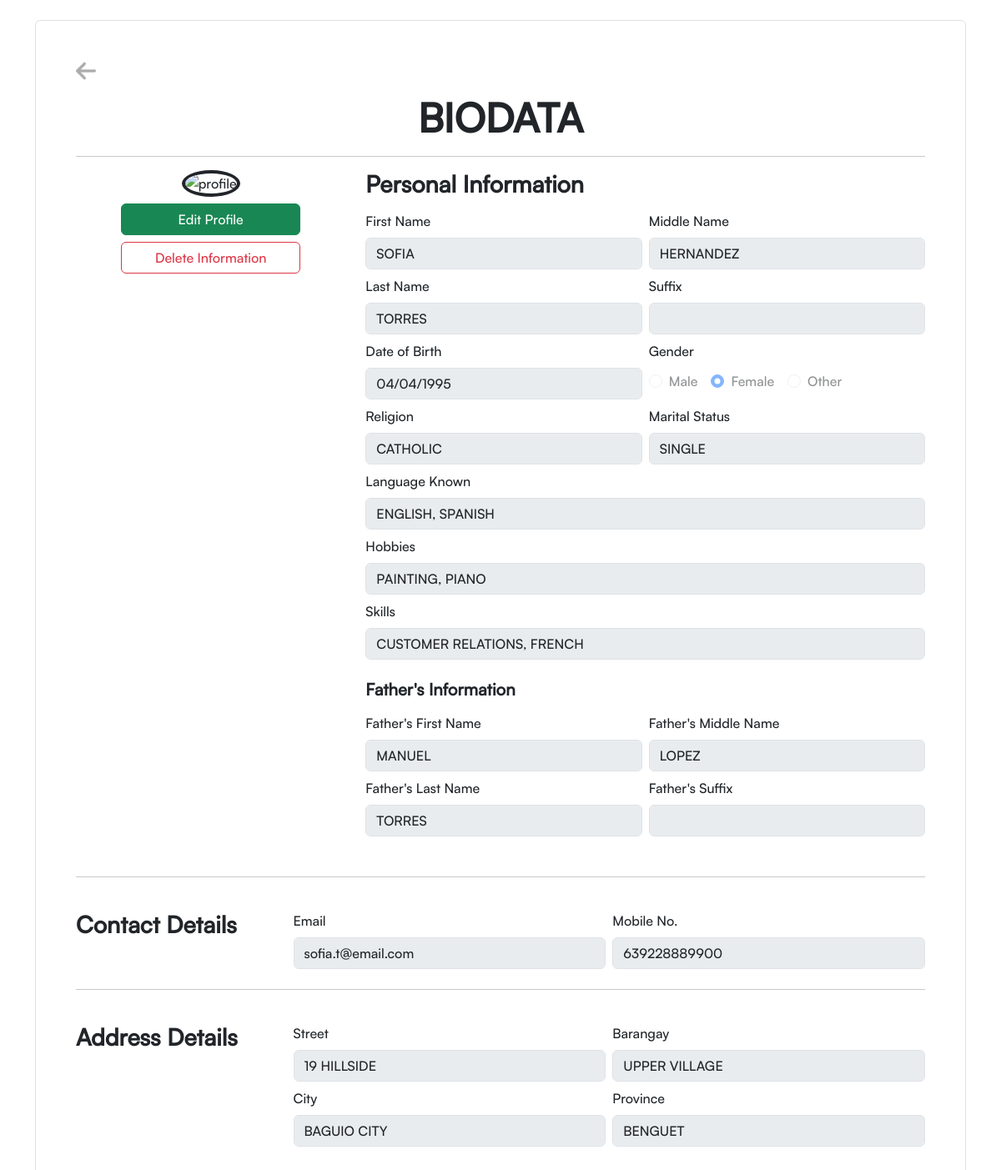
The app's page /includes/viewPerson.php?id=23 with its own data.
### tables this page shows
CREATE TABLE `person` (
  `personID` int(11) NOT NULL,
  `lastname` varchar(50) NOT NULL,
  `firstname` varchar(50) NOT NULL,
  `middlename` varchar(50) DEFAULT NULL,
  `suffix` varchar(10) DEFAULT NULL,
  `mobile` bigint(20) DEFAULT NULL,
  `email` varchar(100) DEFAULT NULL,
  `dob` date DEFAULT NULL,
  `gender` varchar(10) DEFAULT NULL,
  `marital_status` varchar(20) DEFAULT NULL,
  `father_lastName` varchar(50) DEFAULT NULL,
  `father_firstName` varchar(50) DEFAULT NULL,
  `father_middleName` varchar(50) DEFAULT NULL,
  `father_suffix` varchar(10) DEFAULT NULL,
  `religion` varchar(50) DEFAULT NULL,
  `lang_known` varchar(100) DEFAULT NULL,
  `hobbiesName` varchar(200) DEFAULT NULL,
  `street` varchar(100) DEFAULT NULL,
  `barangay` varchar(100) DEFAULT NULL,
  `city` varchar(100) DEFAULT NULL,
  `province` varchar(100) DEFAULT NULL,
  `skills` varchar(200) DEFAULT NULL,
  `pfp` varchar(255) NOT NULL
);

### Person.php (called while the page is built, shortened)
<?php
require_once "connection/pdo_connection4.php";
class Person
{
    private $con;
    public function __construct($db)
    {
        $this->con = $db;
    }
    public function viewPerson($personID)
    {
        $stmt = $this->con->prepare("SELECT * FROM person WHERE personID = ?");
        $stmt->execute([$personID]);
        return $stmt->rowCount() ? $stmt->fetch() : 0;
    }
}
$Person = new Person($db);

### includes/viewPerson.php (the view, shortened to what this page needs)
<?php
include '../Person.php';
if (isset($_GET['id'])) {
    $row1 = $Person->viewPerson($_GET['id']);
} else {
}
?>
<!DOCTYPE html>
<html lang="en">
<head>
    <link href="https://cdn.jsdelivr.net/npm/bootstrap@5.3.3/dist/css/bootstrap.min.css" rel="stylesheet">
    <link rel="stylesheet" href="../css/style.css">
</head>
<body>
    <section class="container my-4">
        <form method="POST" class="needs-validation border border-1 rounded p-4 p-md-5" novalidate>
            <a href="../index.php" class="d-inline-flex align-items-center mb-3 text-decoration-none">
                <img src="../imgs/return.png" class="img-fluid me-2" width="24" alt="back">
            </a>
            <div class="display-5 fw-bold mb-2 text-center">BIODATA</div>
            <hr>
            <div class="row g-4">
                <div class="col-12 col-md-4 text-center">
                    <img
                        src="../profiles/<?= $row1['pfp']; ?>"
                        class="img-fluid rounded-circle object-fit-cover border border-dark border-4"
                        alt="profile"
                        style="width: 200px; height: 200px;">
                    <div class="row d-flex justify-content-center g-0 gap-2 mt-2">
                        <button class="col-8 btn btn-success" type="button" name="">Edit Profile</button>
                        <button class="col-8 btn btn-outline-danger" type="button">Delete Information</button>
                    </div>
                </div>
                <div class="col-12 col-md-8">
                    <h3 class="fw-bold mb-3">Personal Information</h3>
                    <div class="row g-2">
                        <div class="col-12 col-md-6">
                            <label for="firstname" class="form-label">First Name</label>
                            <input type="text" class="form-control" id="firstname" name="firstname"
                                value="<?= strtoupper($row1['firstname']) ?>" disabled>
                        </div>
                        <div class="col-12 col-md-6">
                            <label for="middlename" class="form-label">Middle Name</label>
                            <input type="text" class="form-control" id="middlename" name="middlename"
                                value="<?= strtoupper($row1['middlename']) ?>" disabled>
                        </div>
                        <div class="col-12 col-md-6">
                            <label for="lastname" class="form-label">Last Name</label>
                            <input type="text" class="form-control" id="lastname" name="lastname"
                                value="<?= strtoupper($row1['lastname']) ?>" disabled>
                        </div>
                        <div class="col-12 col-md-6">
                            <label for="suffix" class="form-label">Suffix</label>
                            <input type="text" class="form-control" id="suffix" name="suffix"
                                value="<?= strtoupper($row1['suffix']) ?>" disabled>
                        </div>
                        <div class="col-12 col-md-6">
                            <label for="dob" class="form-label">Date of Birth</label>
                            <input type="date" class="form-control" id="dob" name="dob"
                                value="<?= $row1['dob'] ?>" disabled>
                        </div>
                        <div class="col-12 col-md-6">
                            <label class="form-label">Gender</label>
                            <div class="d-flex gap-3 mt-1">
                                <div class="form-check">
                                    <input type="radio" class="form-check-input" id="male" name="gender" value="Male"
                                        <?= ($row1['gender'] == 'Male') ? 'checked' : '' ?> disabled>
                                    <label class="form-check-label" for="male">Male</label>
                                </div>
                                <div class="form-check">
                                    <input type="radio" class="form-check-input" id="female" name="gender" value="Female"
                                        <?= ($row1['gender'] == 'Female') ? 'checked' : '' ?> disabled>
                                    <label class="form-check-label" for="female">Female</label>
                                </div>
                                <div class="form-check">
                                    <input type="radio" class="form-check-input" id="other" name="gender" value="Other"
                                        <?= ($row1['gender'] == 'Other') ? 'checked' : '' ?> disabled>
                                    <label class="form-check-label" for="other">Other</label>
                                </div>
                            </div>
                        </div>
                        <div class="col-12 col-md-6">
                            <label for="religion" class="form-label">Religion</label>
                            <input type="text" class="form-control" id="religion" name="religion"
                                value="<?= strtoupper($row1['religion']) ?>" disabled>
                        </div>
                        <div class="col-12 col-md-6">
                            <label for="marital_status" class="form-label">Marital Status</label>
                            <input type="text" class="form-control" id="marital_status" name="marital_status"
                                value="<?= strtoupper($row1['marital_status']) ?>" disabled>
                        </div>
                        <div class="col-12">
                            <label for="lang_known" class="form-label">Language Known</label>
                            <input type="text" class="form-control" id="lang_known" name="lang_known"
                                value="<?= strtoupper($row1['lang_known']) ?>" disabled>
                        </div>
                        <div class="col-12">
                            <label for="hobbiesName" class="form-label">Hobbies</label>
                            <input type="text" class="form-control" id="hobbiesName" name="hobbiesName"
                                value="<?= strtoupper($row1['hobbiesName']) ?>" disabled>
                        </div>
                        <div class="col-12">
                            <label for="skills" class="form-label">Skills</label>
                            <input type="text" class="form-control" id="skills" name="skills"
                                value="<?= strtoupper($row1['skills']) ?>" disabled>
                        </div>
                    </div>
                    <h5 class="fw-bold mt-4 mb-3">Father's Information</h5>
                    <div class="row g-2">
                        <div class="col-12 col-md-6">
                            <label for="father_firstName" class="form-label">Father's First Name</label>
                            <input type="text" class="form-control" id="father_firstName" name="father_firstName"
                                value="<?= strtoupper($row1['father_firstName']) ?>" disabled>
                        </div>
                        <div class="col-12 col-md-6">
                            <label for="father_middleName" class="form-label">Father's Middle Name</label>
                            <input type="text" class="form-control" id="father_middleName" name="father_middleName"
                                value="<?= strtoupper($row1['father_middleName']) ?>" disabled>
                        </div>
                        <div class="col-12 col-md-6">
                            <label for="father_lastName" class="form-label">Father's Last Name</label>
                            <input type="text" class="form-control" id="father_lastName" name="father_lastName"
                                value="<?= strtoupper($row1['father_lastName']) ?>" disabled>
                        </div>
                        <div class="col-12 col-md-6">
                            <label for="father_suffix" class="form-label">Father's Suffix</label>
                            <input type="text" class="form-control" id="father_suffix" name="father_suffix"
                                value="<?= strtoupper($row1['father_suffix']) ?>" disabled>
                        </div>
                    </div>
                </div>
            </div>
            <hr class="mt-5">
            <div class="row g-4 mt-1">
                <div class="col-12 col-md-3">
                    <h3 class="fw-bold">Contact Details</h3>
                </div>
                <div class="col-12 col-md-9">
                    <div class="row g-2">
                        <div class="col-12 col-md-6">
                            <label for="email" class="form-label">Email</label>
                            <input type="email" class="form-control" id="email" name="email"
                                value="<?= $row1['email'] ?>" disabled>
                        </div>
                        <div class="col-12 col-md-6">
                            <label for="mobile" class="form-label">Mobile No.</label>
                            <input type="text" class="form-control" id="mobile" name="mobile"
                                value="<?= strtoupper($row1['mobile']) ?>" disabled>
                        </div>
                    </div>
                </div>
            </div>
            <hr class="mt-4">
            <div class="row g-4 mt-1">
                <div class="col-12 col-md-3">
                    <h3 class="fw-bold">Address Details</h3>
                </div>
                <div class="col-12 col-md-9">
                    <div class="row g-2">
                        <div class="col-12 col-md-6">
                            <label for="street" class="form-label">Street</label>
                            <input type="text" class="form-control" id="street" name="street"
                                value="<?= strtoupper($row1['street']) ?>" disabled>
                        </div>
                        <div class="col-12 col-md-6">
                            <label for="barangay" class="form-label">Barangay</label>
                            <input type="text" class="form-control" id="barangay" name="barangay"
                                value="<?= strtoupper($row1['barangay']) ?>" disabled>
                        </div>
                        <div class="col-12 col-md-6">
                            <label for="city" class="form-label">City</label>
                            <input type="text" class="form-control" id="city" name="city"
                                value="<?= strtoupper($row1['city']) ?>" disabled>
                        </div>
                        <div class="col-12 col-md-6">
                            <label for="province" class="form-label">Province</label>
                            <input type="text" class="form-control" id="province" name="province"
                                value="<?= strtoupper($row1['province']) ?>" disabled>
                        </div>
                    </div>
                </div>
            </div>
        </form>
    </section>
</body>
</html>

### css/style.css (style rules this page uses)
* { font-family: 'Satoshi', sans-serif; }

### records on screen
person: firstname "SOFIA", middlename "HERNANDEZ", lastname "TORRES", dob "04/04/1995", gender "☐ Male", gender "☑ Female", gender "☐ Other", religion "CATHOLIC", marital_status "SINGLE", lang_known "ENGLISH, SPANISH", hobbiesName "PAINTING, PIANO", skills "CUSTOMER RELATIONS, FRENCH", father_firstName "MANUEL", father_middleName "LOPEZ", father_lastName "TORRES", email "sofia.t@email.com", mobile "639228889900", street "19 HILLSIDE", barangay "UPPER VILLAGE", city "BAGUIO CITY", province "BENGUET"
